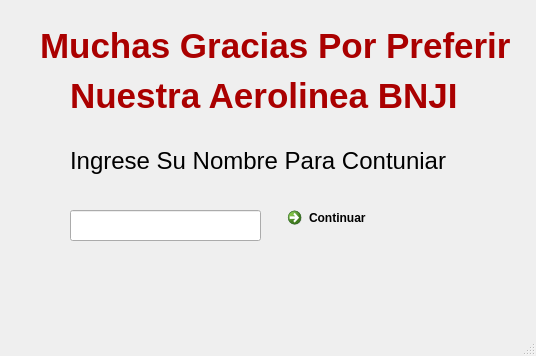
<?xml version="1.0" encoding="UTF-8"?>
<ui version="4.0">
 <class>cliente</class>
 <widget class="QMainWindow" name="cliente">
  <property name="geometry">
   <rect>
    <x>0</x>
    <y>0</y>
    <width>536</width>
    <height>356</height>
   </rect>
  </property>
  <property name="windowTitle">
   <string>MainWindow</string>
  </property>
  <widget class="QWidget" name="centralwidget">
   <widget class="QLabel" name="label">
    <property name="geometry">
     <rect>
      <x>40</x>
      <y>20</y>
      <width>471</width>
      <height>51</height>
     </rect>
    </property>
    <property name="palette">
     <palette>
      <active>
       <colorrole role="WindowText">
        <brush brushstyle="SolidPattern">
         <color alpha="255">
          <red>170</red>
          <green>0</green>
          <blue>0</blue>
         </color>
        </brush>
       </colorrole>
      </active>
      <inactive>
       <colorrole role="WindowText">
        <brush brushstyle="SolidPattern">
         <color alpha="255">
          <red>170</red>
          <green>0</green>
          <blue>0</blue>
         </color>
        </brush>
       </colorrole>
      </inactive>
      <disabled>
       <colorrole role="WindowText">
        <brush brushstyle="SolidPattern">
         <color alpha="255">
          <red>120</red>
          <green>120</green>
          <blue>120</blue>
         </color>
        </brush>
       </colorrole>
      </disabled>
     </palette>
    </property>
    <property name="font">
     <font>
      <family>MS Sans Serif</family>
      <pointsize>26</pointsize>
      <weight>75</weight>
      <bold>true</bold>
     </font>
    </property>
    <property name="text">
     <string>Muchas Gracias Por Preferir</string>
    </property>
   </widget>
   <widget class="QLabel" name="label_2">
    <property name="geometry">
     <rect>
      <x>70</x>
      <y>70</y>
      <width>391</width>
      <height>51</height>
     </rect>
    </property>
    <property name="palette">
     <palette>
      <active>
       <colorrole role="WindowText">
        <brush brushstyle="SolidPattern">
         <color alpha="255">
          <red>170</red>
          <green>0</green>
          <blue>0</blue>
         </color>
        </brush>
       </colorrole>
      </active>
      <inactive>
       <colorrole role="WindowText">
        <brush brushstyle="SolidPattern">
         <color alpha="255">
          <red>170</red>
          <green>0</green>
          <blue>0</blue>
         </color>
        </brush>
       </colorrole>
      </inactive>
      <disabled>
       <colorrole role="WindowText">
        <brush brushstyle="SolidPattern">
         <color alpha="255">
          <red>120</red>
          <green>120</green>
          <blue>120</blue>
         </color>
        </brush>
       </colorrole>
      </disabled>
     </palette>
    </property>
    <property name="font">
     <font>
      <family>MS Sans Serif</family>
      <pointsize>26</pointsize>
      <weight>75</weight>
      <bold>true</bold>
     </font>
    </property>
    <property name="text">
     <string>Nuestra Aerolinea BNJI</string>
    </property>
   </widget>
   <widget class="QLabel" name="label_3">
    <property name="geometry">
     <rect>
      <x>70</x>
      <y>140</y>
      <width>391</width>
      <height>41</height>
     </rect>
    </property>
    <property name="font">
     <font>
      <family>MS Sans Serif</family>
      <pointsize>18</pointsize>
     </font>
    </property>
    <property name="text">
     <string>Ingrese Su Nombre Para Contuniar</string>
    </property>
   </widget>
   <widget class="QLineEdit" name="lineEdit_nombre">
    <property name="geometry">
     <rect>
      <x>70</x>
      <y>210</y>
      <width>191</width>
      <height>31</height>
     </rect>
    </property>
    <property name="font">
     <font>
      <family>MS Sans Serif</family>
      <pointsize>16</pointsize>
     </font>
    </property>
    <property name="text">
     <string/>
    </property>
   </widget>
   <widget class="QCommandLinkButton" name="continuar_cliente">
    <property name="geometry">
     <rect>
      <x>280</x>
      <y>200</y>
      <width>172</width>
      <height>41</height>
     </rect>
    </property>
    <property name="text">
     <string>Continuar</string>
    </property>
   </widget>
   <widget class="QLabel" name="label_errornombre">
    <property name="geometry">
     <rect>
      <x>100</x>
      <y>270</y>
      <width>301</width>
      <height>31</height>
     </rect>
    </property>
    <property name="font">
     <font>
      <family>MS Sans Serif</family>
      <pointsize>16</pointsize>
     </font>
    </property>
    <property name="text">
     <string/>
    </property>
   </widget>
  </widget>
  <widget class="QMenuBar" name="menubar">
   <property name="geometry">
    <rect>
     <x>0</x>
     <y>0</y>
     <width>536</width>
     <height>21</height>
    </rect>
   </property>
  </widget>
  <widget class="QStatusBar" name="statusbar"/>
 </widget>
 <resources/>
 <connections/>
</ui>
